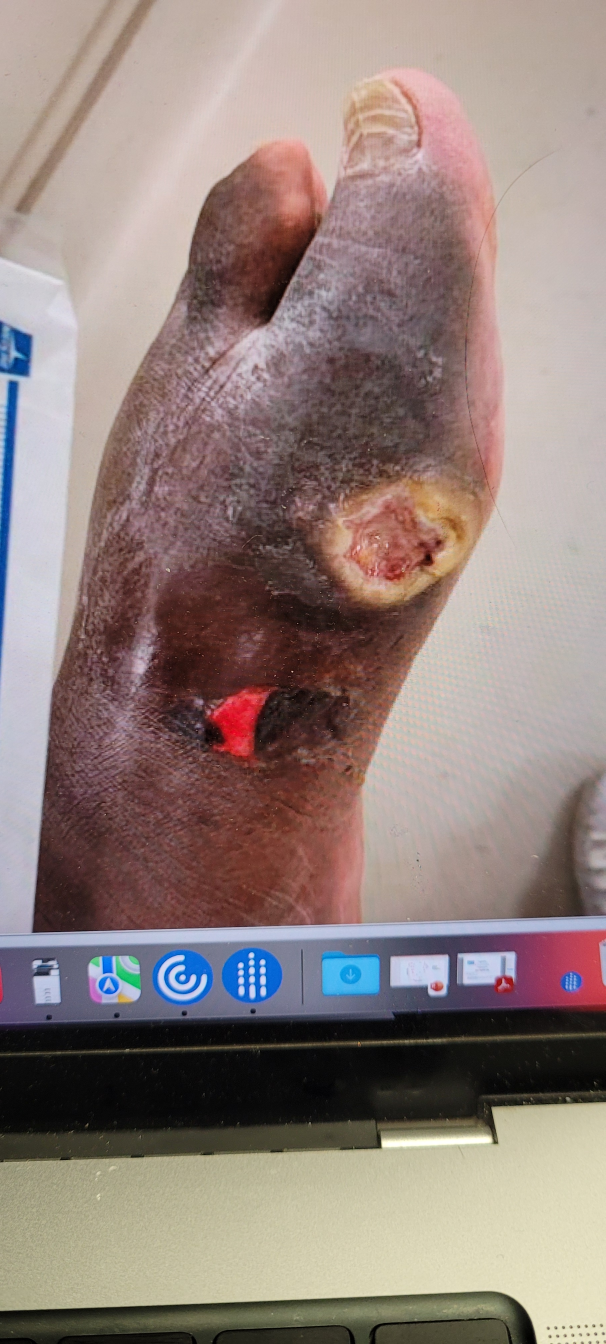
#> input picture images/20230301_111341.jpg, 1816 x 4032 px (shown at 1/3 size)
$ python -i model.py   (imports and definitions only)
#> lines starting #> are read from the running program, lines starting #| are printed output that depends on the picture; after the words box and inside, x2 and y2 are one past the last pixel; in counts of white or black regions, pixels touching at a corner belong together
# Importing required libs
import cv2
import numpy as np
import matplotlib.pyplot as plt

from PIL import Image
from keras_preprocessing.image import img_to_array
from skimage.measure import label, regionprops
from scipy.ndimage import morphology, filters


def preprocess_img(img_path):
    op_img = Image.open(img_path)
    return np.array(op_img)


#converts rgb to gray
def rgb2gray(rgb):
    return np.dot(rgb[...,:3], [0.299, 0.587, 0.114])

#labels image by checking connected objects
# [35 lines left out: functions border, biggestCC_index, R1, R2, not called in this run]

#hsv thresholding
def R3(h,s,v):
    return h<25 or h > 230

#granulation detection
def granulation(img):
    # Convert image to hsv color space
    saturated = cv2.cvtColor(img, cv2.COLOR_BGR2HSV)

    # Filter image for different interval of colors
    lower = np.array([0, 230, 90])
    upper = np.array([20, 255, 200])
    skinMask1 = cv2.inRange(saturated, lower, upper)

    lower = np.array([160,150,130])
    upper = np.array([185,255,210])
    skinMask2 = cv2.inRange(saturated, lower, upper)

    skinMask = cv2.bitwise_or(skinMask1,skinMask2)
    #skinMask = cv2.bitwise_or(skinMask1,skinMask2)
    # Perform an opening in the mask, to remove isolated structures
    Smask = 2
    kernel = cv2.getStructuringElement(cv2.MORPH_ELLIPSE, (Smask,Smask))
    skinMask = cv2.erode(skinMask, kernel, iterations = 2)
    Smask = 20
    kernel = cv2.getStructuringElement(cv2.MORPH_ELLIPSE, (Smask,Smask))
    skinMask = cv2.dilate(skinMask, kernel, iterations = 2)
    return skinMask

    # Apply mask to image
    img = cv2.bitwise_and(img, img, mask = skinMask)

    # Return value channel of image
    return img[:,:,2]

#fibrin detection
def fibrin(img) :
    converted = cv2.cvtColor(img, cv2.COLOR_BGR2HSV)


    lower = np.array([20, 100, 50])
    upper = np.array([140, 220, 170])
    skinMask = cv2.inRange(converted, lower, upper)


    kernel = cv2.getStructuringElement(cv2.MORPH_ELLIPSE, (2,2))
    skinMaskaux = cv2.erode(skinMask, kernel, iterations = 1)
    kernel = cv2.getStructuringElement(cv2.MORPH_ELLIPSE, (7,7))
    skinMask = cv2.dilate(skinMaskaux, kernel, iterations = 3)

    img = cv2.bitwise_and(img, img, mask = skinMask)

    # Return value channel of image
    return img[:,:,2]

#necrose detection
def necrose(img) :

    converted = cv2.cvtColor(img, cv2.COLOR_BGR2HSV)

    lower = np.array([0, 30, 10])
    upper = np.array([80, 80, 50])
    skinMask = cv2.inRange(converted, lower, upper)
    #imshow(skinMask)
    #figure()
    # Apply mask to image
    img = cv2.bitwise_and(img, img, mask = skinMask)
    # Return value channel of image
    return img[:,:,2]


#percentages of fungus and skin as well as image processing
# [14 lines left out: function process, not called in this run]


#detect percentage of each fungus
def fungus_detection(image):
    #necrosis detection
    n = necrose(image)
    #fibrin detection
    f = fibrin (image)
    #granulation detection
    g = granulation(image)
    return n,f,g

#image processing
# [26 lines left out: function segment_skin, not called in this run]

>>> import cv2
>>> picture = cv2.cvtColor(cv2.imread('../images/20230301_111341.jpg'), cv2.COLOR_BGR2RGB)
>>> result = fungus_detection(picture)
#> in necrose, `converted = cv2.cvtColor(img, cv2.COLOR_BGR2HSV)`: converted: shape (4032, 1816, 3); mean H, S, V 101.2, 58.9, 149.7
#> in necrose, `skinMask = cv2.inRange(converted, lower, upper)`:
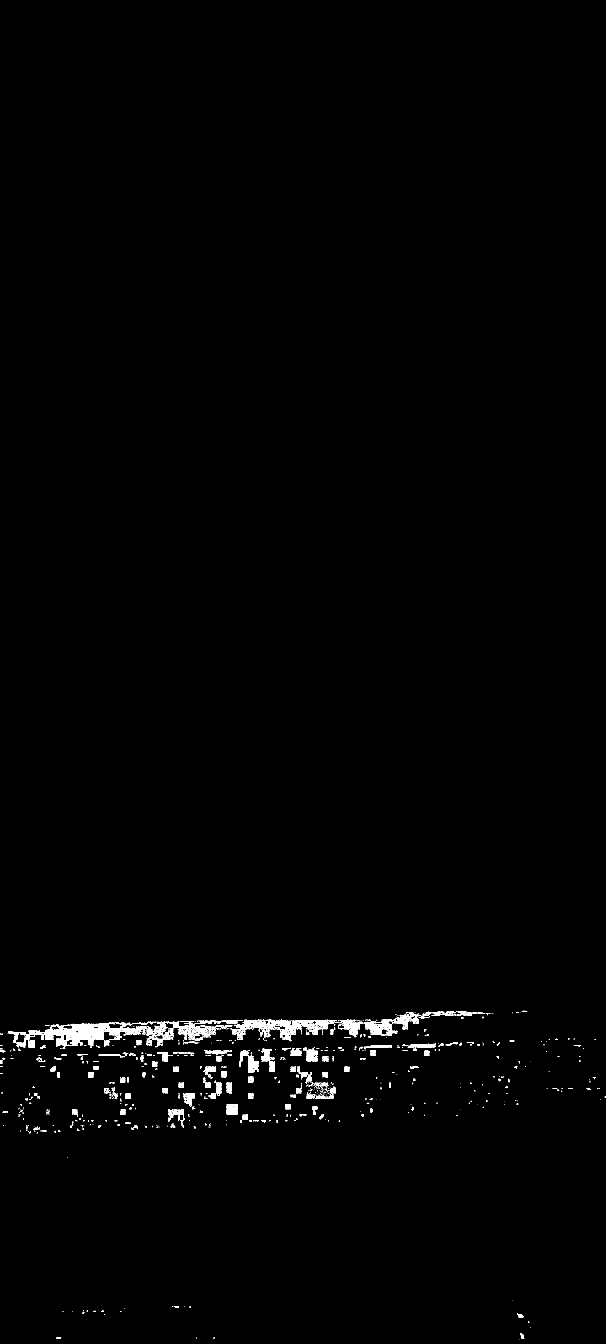
#> skinMask: shape (4032, 1816) (shown at 1/3 size); 0.75% white; 893 white regions (692 under 20 px), largest, box (x1, y1, x2, y2) and area: (23, 3065, 468, 3142) 11740, (693, 3057, 1003, 3120) 6080, (440, 3060, 728, 3142) 5097
#> in fibrin, `skinMask = cv2.inRange(converted, lower, upper)`: skinMask: shape (4032, 1816); 12% white; 4972 white regions (4418 under 20 px), largest, box (x1, y1, x2, y2) and area: (110, 1486, 1372, 2790) 656512, (648, 466, 969, 978) 64221, (1480, 2797, 1816, 3038) 34336
#> in fibrin, `skinMaskaux = cv2.erode(skinMask, kernel, iterations = 1)`:
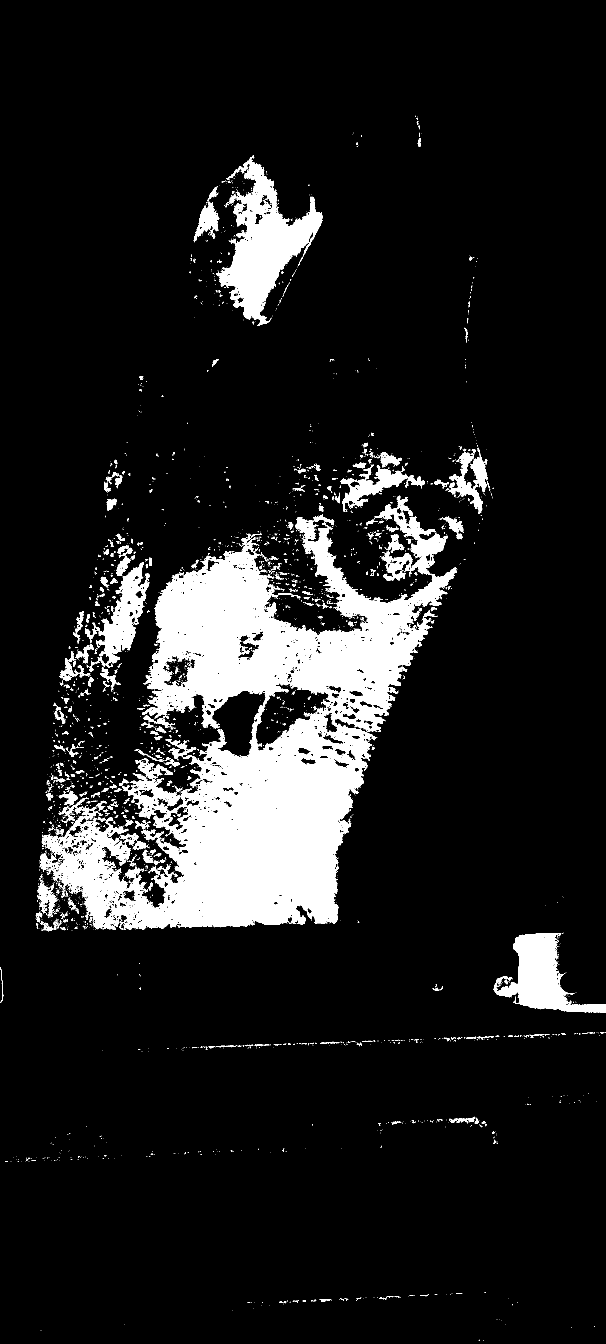
#> skinMaskaux: shape (4032, 1816) (shown at 1/3 size); 10.9% white; 3147 white regions (2692 under 20 px), largest, box (x1, y1, x2, y2) and area: (125, 1492, 1371, 2789) 599406, (649, 467, 968, 978) 60152, (1481, 2799, 1816, 3038) 32560
#> in fibrin, `skinMask = cv2.dilate(skinMaskaux, kernel, iterations = 3)`: skinMask: shape (4032, 1816); 19.7% white; 144 white regions, largest, box (x1, y1, x2, y2) and area: (98, 1258, 1490, 2803) 1150873, (572, 458, 977, 987) 110579, (1472, 2789, 1816, 3047) 46797
#> in fibrin, `img = cv2.bitwise_and(img, img, mask = skinMask)`:
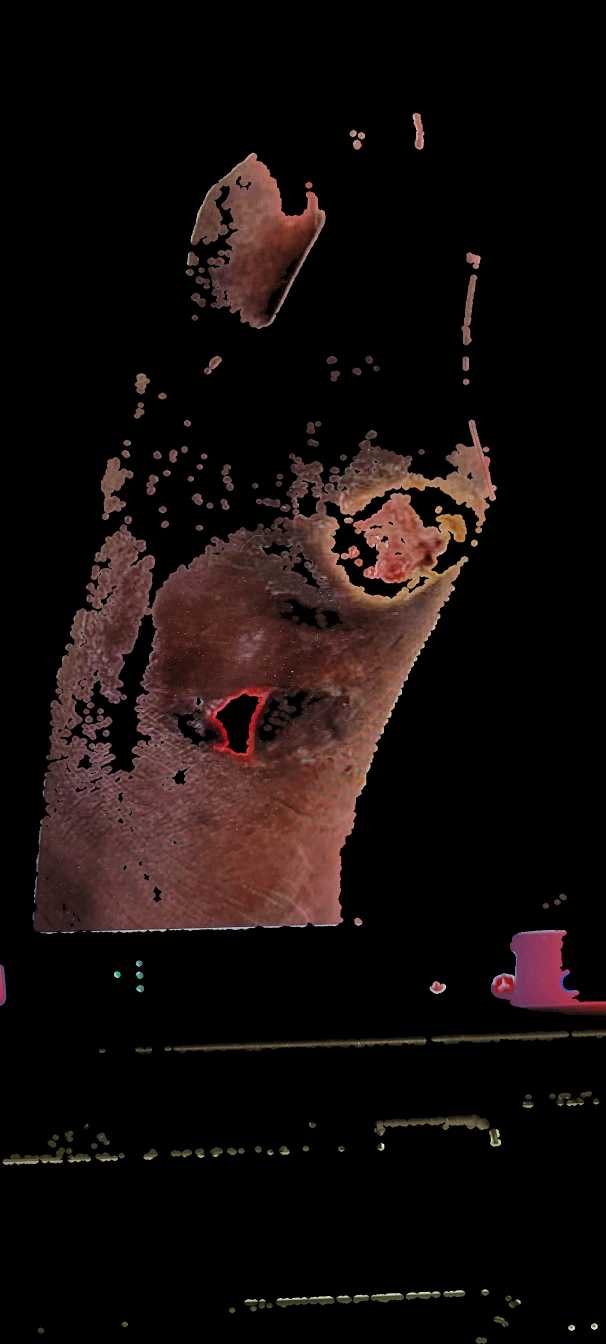
#> img: shape (4032, 1816, 3) (shown at 1/3 size); mean R, G, B 20.8, 12.9, 11.8
#> in fibrin, `return img[:,:,2]`:
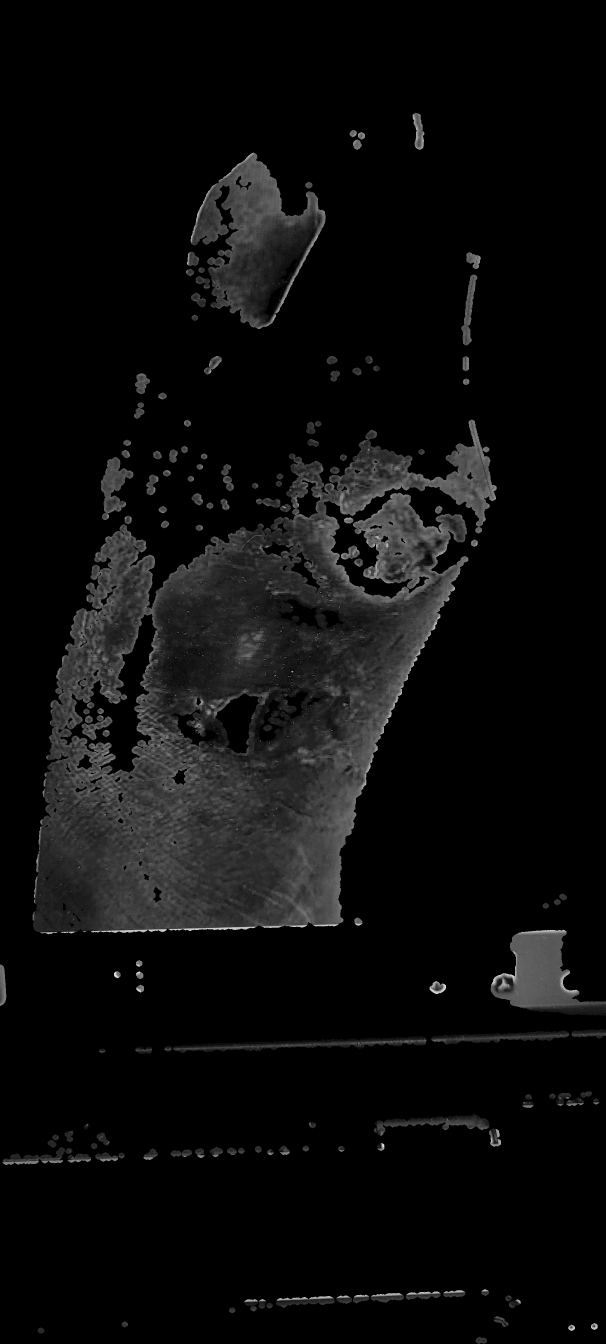
#> returned value: shape (4032, 1816) (shown at 1/3 size); min 0, max 236, mean 11.8
#> in granulation, `skinMask1 = cv2.inRange(saturated, lower, upper)`: skinMask1: shape (4032, 1816); 0.24% white; 243 white regions (189 under 20 px), largest, box (x1, y1, x2, y2) and area: (0, 1148, 47, 1845) 9441, (43, 996, 88, 1073) 1990, (34, 1075, 82, 1122) 1517
#> in granulation, `skinMask2 = cv2.inRange(saturated, lower, upper)`: skinMask2: shape (4032, 1816); every value is 0
#> in granulation, `skinMask = cv2.erode(skinMask, kernel, iterations = 2)`: skinMask: shape (4032, 1816); 0.15% white; 161 white regions (155 under 20 px), largest, box (x1, y1, x2, y2) and area: (0, 1150, 47, 1845) 7779, (45, 1000, 88, 1073) 1511, (37, 1077, 82, 1122) 1264, (0, 1852, 3, 1885) 59, (1071, 2869, 1088, 2872) 33, (1115, 2868, 1130, 2871) 27
#> in granulation, `skinMask = cv2.dilate(skinMask, kernel, iterations = 2)`:
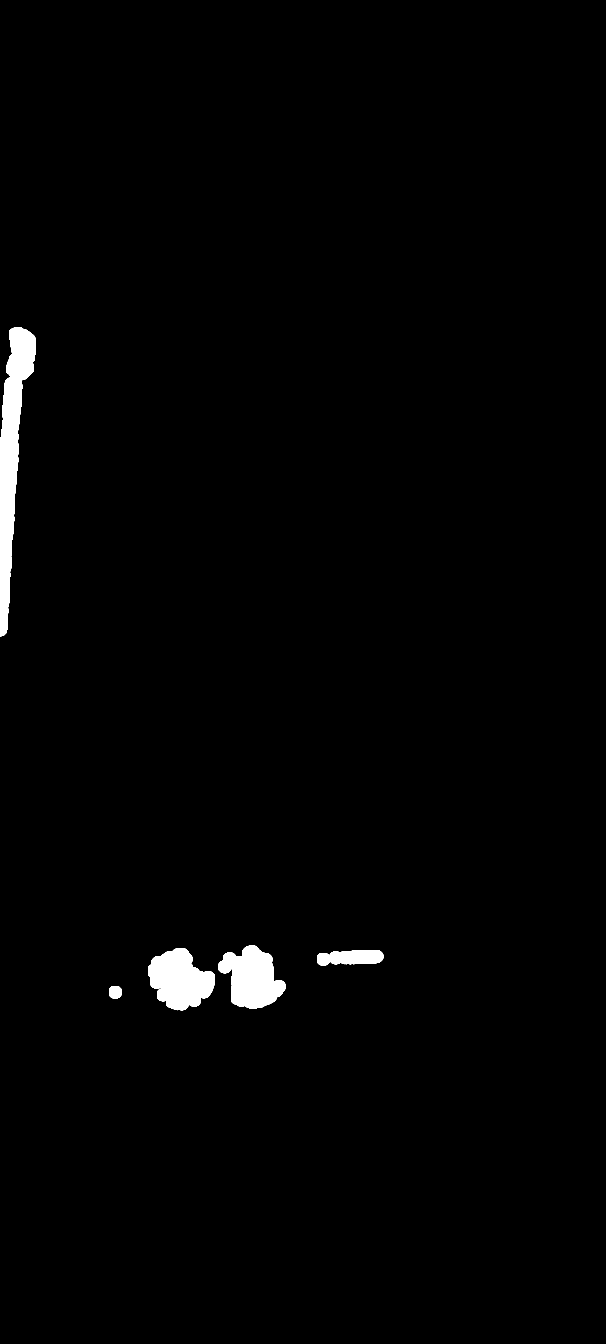
#> skinMask: shape (4032, 1816) (shown at 1/3 size); 1.4% white; 5 white regions, box (x1, y1, x2, y2) and area: (0, 982, 108, 1910) 43217, (444, 2845, 645, 3032) 25075, (656, 2837, 857, 3026) 24201, (951, 2850, 1150, 2898) 7302, (327, 2958, 366, 2997) 1253
